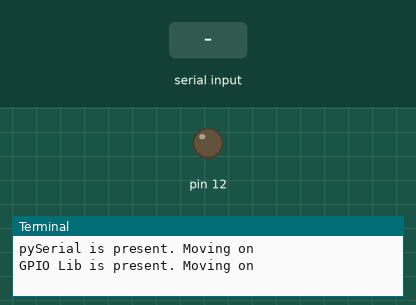
This program was run on a simulated Raspberry Pi (header pin numbers). Shown: output pins drawn as LEDs (lit = HIGH), the last lines printed to the terminal. Inputs (shaded band) come from the test bench.

Above: at 1.2 s.
1.3 s: "1\n" received over the second serial link
At 1.8 s:
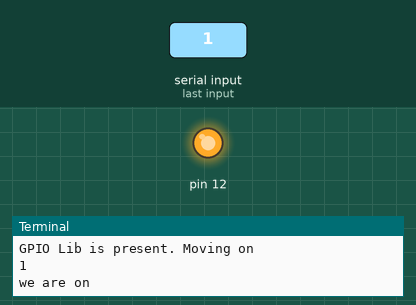
2.8 s: "0\n" received over the second serial link
At 4.1 s:
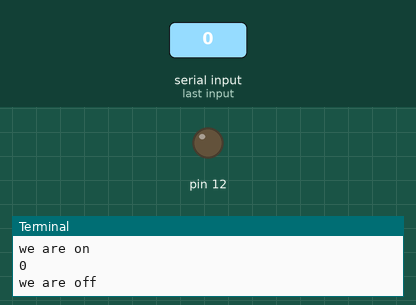
Timing chart, 0 to 5.8 s (numbered marks = the images above; inputs shaded):
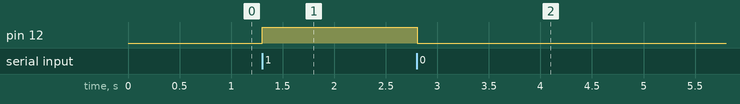

The program:

listen-to-arduino.py
```python
#!/usr/bin/env python
"""
control an arduino from your raspberry pi over serial
"""

import sys # we need this to exit if the GPIO lib is not present
import time # for timing
try:
    import serial
    print "pySerial is present. Moving on"
except ImportError:
    print "pySerial lib is not installed. Stopping program"
    print "Please install it with the commands:"
    print "$ sudo apt-get update && sudo apt-get upgrade"
    print "$ sudo apt-get install python3-pip python-pip"
    print "$ sudo pip install pyserial"
    sys.exit()
try:
    import RPi.GPIO as GPIO
    print "GPIO Lib is present. Moving on"
except ImportError:
    print "GPIO Lib is not installed. Stopping program"
    print "Please install it with the commands:"
    print "$ sudo apt-get update && sudo apt-get upgrade"
    print "$ sudo apt-get install rpi.gpio"
    sys.exit()
  # end program if lib not there


# # now run all of that
if __name__ == '__main__':
    try:
        GPIO.setmode(GPIO.BOARD)
        GPIO.setup(12, GPIO.OUT)

        ser = serial.Serial("/dev/ttyACM0", 9600)
        while True:
            raw = ser.readline()
            msg = raw.rsplit()
            if msg[0] == "1":
                print msg[0]
                print "we are on"
                GPIO.output(12, GPIO.HIGH)
            else:
                print msg[0]
                print "we are off"
                GPIO.output(12, GPIO.LOW)
            time.sleep(0.5)

    except KeyboardInterrupt:
        print "\nbye bye"
        GPIO.cleanup()
    finally:
        print "\nbye bye"
```

Measured:
- after the input at 1.3 s, pin 12: LOW → HIGH at once
- after the input at 2.8 s, pin 12: HIGH → LOW at once
